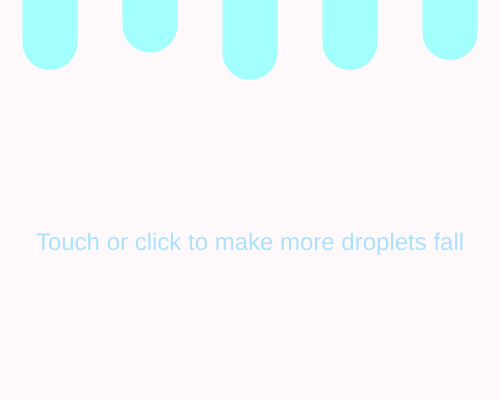
Frame 1 (no input)
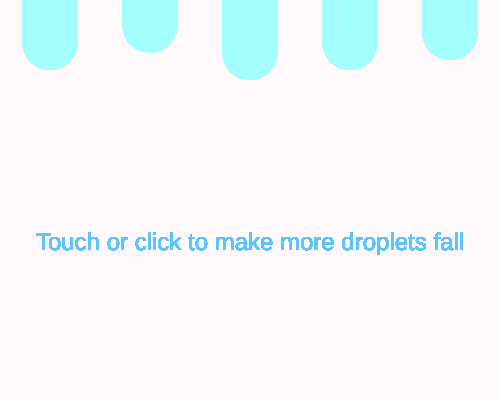
Frame 60 (no input)
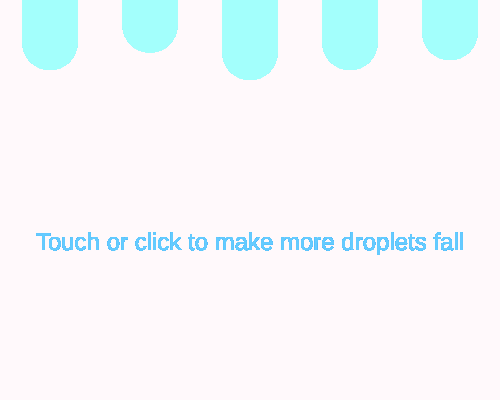
Frame 120 (the mouse pressed at the canvas centre since frame 60)

The p5.js sketch that drew these frames (run headless with seeded random() and noise() and a simulated clock; from frame 60 on, the mouse is pressed at the canvas centre):

// p5.js sketch
// ── sketch.js
//why do ellipses stop when case switches
//add music
//fix case 0 text opacity

let state = 0;
var y = 0;
let velocity = 5;
let timer = 0;


function setup() {
  createCanvas(500, 400);
  background("#fff9fb");
  textSize(24);
  textAlign(CENTER);
  imageMode(CENTER);
  rectMode(CENTER);
}

function draw() {

  y = y + velocity;
  if (y > width) {
    y = 0;
  }

  switch (state) {
    case 0:
      textColor = color("#66ccff");
      textColor.setAlpha(128 + 128 * sin(millis() / 200));
      fill(textColor);
      text("Touch or click to make more droplets fall", 250, 250);
      break;

    case 1:
      background("#fff9fb");
      fill("#fff9fb");
      rect(50, 250, 100, 500)
      fill("#33ccff");
      ellipse(50, y, 55, 55);
      break;

    case 2:
      background("#fff9fb");
      fill("#fff9fb");
      rect(150, 250, 100, 500)
      fill("#33ccff");
      ellipse(150, y, 55, 55);
      break;

    case 3:
      background("#fff9fb");
      fill("#fff9fb");
      rect(250, 250, 100, 500)
      fill("#33ccff");
      ellipse(250, y, 55, 55);
      break;

    case 4:
      background("#fff9fb");
      fill("#fff9fb");
      rect(350, 250, 100, 500)
      fill("#33ccff");
      ellipse(350, y, 55, 55);
      break;

    case 5:
      background("#fff9fb");
      fill("#fff9fb");
      rect(450, 250, 100, 500)
      fill("#33ccff");
      ellipse(450, y, 55, 55);
      break;
  }

  //Ice
  noStroke();
  fill("#a3fffc");
  rect(50, 35, 55, 70, 0, 0, 35, 35);
  rect(150, 25, 55, 55, 0, 0, 35, 35);
  rect(250, 40, 55, 80, 0, 0, 35, 35);
  rect(350, 35, 55, 70, 0, 0, 35, 35);
  rect(450, 30, 55, 60, 0, 0, 35, 35);

  timer = timer + 1;
  if (timer > 210) {
    timer = 0;
    state = int(random(1, 6));
  }

}

function mouseReleased() {
  state = int(random(1, 6));
  y = 0;
  timer = 0;
}
